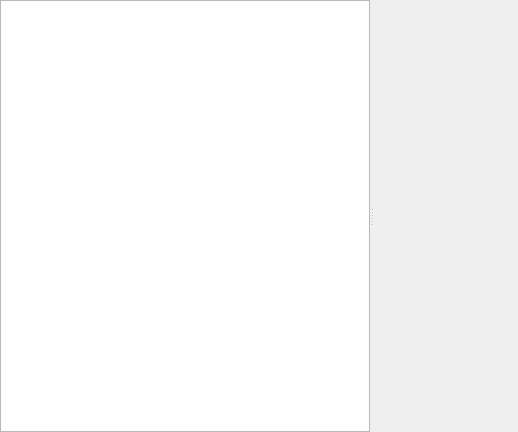
<?xml version="1.0" encoding="UTF-8"?>
<ui version="4.0">
 <class>XYPlot</class>
 <widget class="QWidget" name="XYPlot">
  <property name="geometry">
   <rect>
    <x>0</x>
    <y>0</y>
    <width>518</width>
    <height>432</height>
   </rect>
  </property>
  <property name="windowTitle">
   <string>Form</string>
  </property>
  <layout class="QVBoxLayout" name="verticalLayout">
   <property name="leftMargin">
    <number>0</number>
   </property>
   <property name="topMargin">
    <number>0</number>
   </property>
   <property name="rightMargin">
    <number>0</number>
   </property>
   <property name="bottomMargin">
    <number>0</number>
   </property>
   <item>
    <widget class="QSplitter" name="splitter">
     <property name="orientation">
      <enum>Qt::Horizontal</enum>
     </property>
     <widget class="QTableView" name="table"/>
     <widget class="QwtPlot" name="plot"/>
    </widget>
   </item>
  </layout>
 </widget>
 <customwidgets>
  <customwidget>
   <class>QwtPlot</class>
   <extends>QFrame</extends>
   <header>qwt_plot.h</header>
   <container>1</container>
  </customwidget>
 </customwidgets>
 <resources/>
 <connections/>
</ui>
